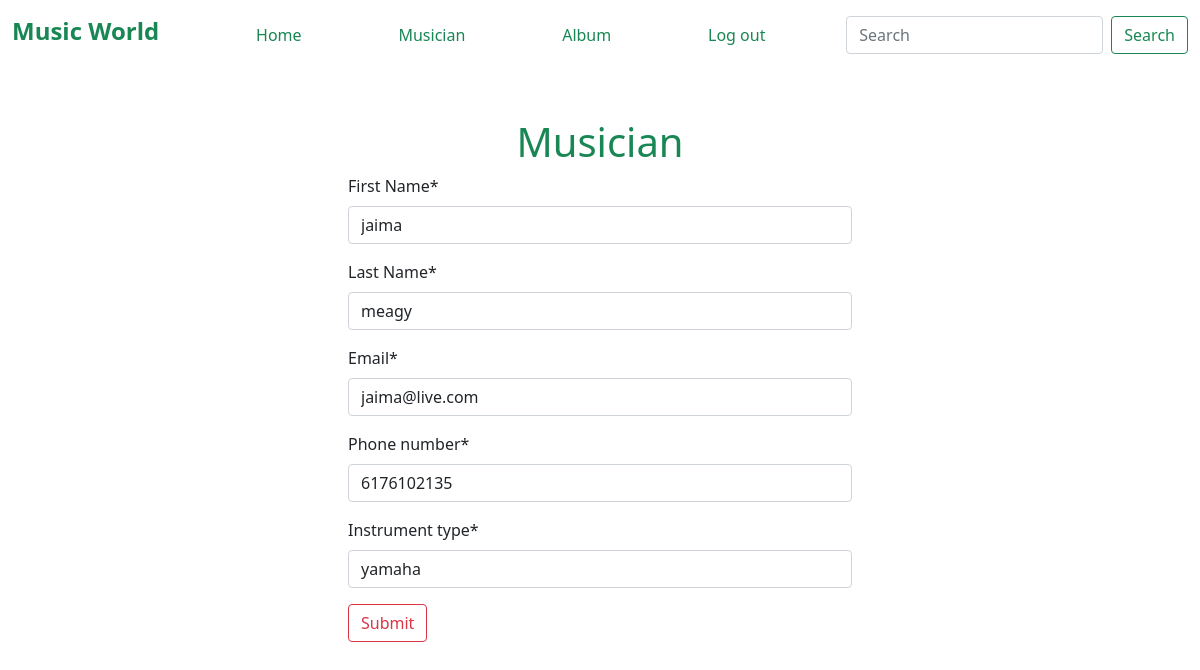
The app's page /musician/edit/5/ (signed in) with its own data.
### musician_app/models.py (models this page shows, shortened)
class Musician(models.Model):
    first_Name = models.CharField(max_length=200, default=None)
    last_Name = models.CharField(max_length=200, default=None)
    email = models.EmailField(default=None)
    phone_number = models.IntegerField(default=None)
    Instrument_type = models.CharField(max_length=200, default=None)

### musician_app/views.py (the view)
# urls.py: path('edit/<int:id>/', views.edit_Musician, name='edit_Musician'),
@login_required
def edit_Musician(request, id):
    musician = models.Musician.objects.get(pk=id)
    musician_form = MusicianForm(instance=musician)
    if request.method == "POST":
        musician_form = MusicianForm(request.POST, instance=musician)
        if musician_form.is_valid():
            musician_form.save()
            return redirect('home')
    return render(request, 'musician.html', {'form': musician_form})

### musician_app/forms.py
class MusicianForm(forms.ModelForm):
    class Meta:
        model = Musician
        fields = '__all__'

### musician_app/templates/musician.html (shortened to what this page needs)
{% extends "base.html" %}
{% load crispy_forms_tags %}
{% block content %}
<form style="width:50%;margin:auto;" class=" p-5" method="post">
    <h1 class="text-center text-success"> Musician</h1>
    {{form | crispy}}
    <button class="btn btn-outline-danger">Submit</button>
</form>
{% endblock %}

### records on screen
Musician: first_Name "jaima", last_Name "meagy", email "jaima@live.com", phone_number "6176102135", Instrument_type "yamaha"
